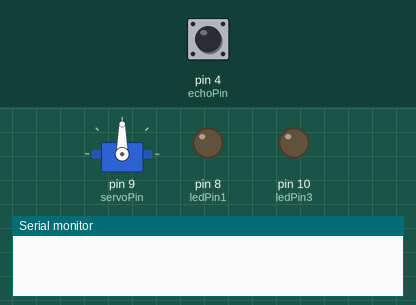
The sketch below on a simulated Arduino Uno, built with avr-gcc and run on an emulated ATmega328P. Shown: servo, output pins drawn as LEDs (lit = HIGH), the last lines printed to the serial monitor. Inputs (shaded band) come from the test bench; at power-on: pin 4 (echoPin) LOW. Pins used as bus, display or sensor lines are not drawn.

Above: at 0.1 s.
At 1.2 s:
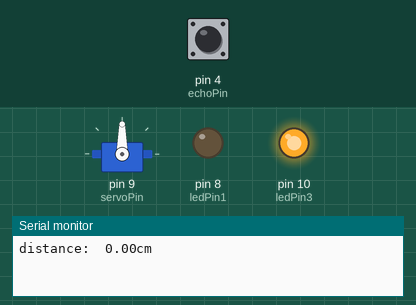
1.3 s: pin 4 (echoPin) pulsed HIGH 5 times (0.12 s each, 0.3 s apart)
At 3.6 s:
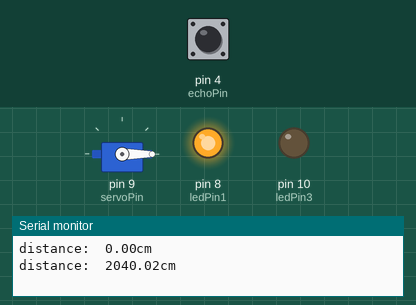
Timing chart, 0 to 5.8 s (numbered marks = the images above; inputs shaded):
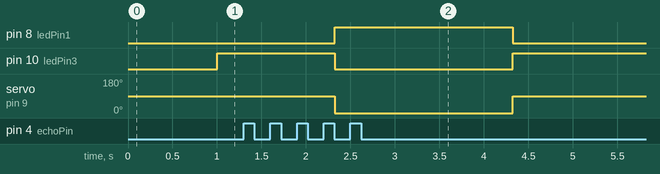

The sketch:

Ultrason_les_servo.ino
```cpp
#include <Wire.h> //on ajoute la bibliothèque
#include <Servo.h>
int servoPin = 9 ;
//cretae a servo object
Servo myservo;
int trigPin = 2;
int echoPin = 4;
int ledPin1 = 8;
int ledPin2 = 9;
int ledPin3 = 10;
void setup() {
  Serial.begin(9600);
  myservo.attach(servoPin);
pinMode (trigPin, OUTPUT ) ;
pinMode (echoPin, INPUT ) ;
pinMode(ledPin1,OUTPUT);
pinMode(ledPin2,OUTPUT);
pinMode(ledPin3,OUTPUT);
}
void loop() {
  digitalWrite(trigPin,LOW);
  delayMicroseconds (2) ;
  digitalWrite(trigPin,HIGH);
  delayMicroseconds (10) ;
  long measure = pulseIn(echoPin,HIGH);//receive
  float distance_mm = measure/2.0 *340/1000 ;// convert to distance
 float distance_cm =  distance_mm / 10;
  Serial.print("distance:  ");
  Serial.print(distance_cm,2);
   Serial.println(( "cm "));
  if (distance_cm > 20)
  {
  digitalWrite(ledPin1,HIGH);
  digitalWrite(ledPin2,LOW);
  digitalWrite(ledPin3,LOW);
  myservo.write(0);
delay(1000);
  }
  if ((distance_cm > 10)&&(distance_cm < 20))
  {
    digitalWrite(ledPin2,HIGH);
 digitalWrite(ledPin1,LOW);
  digitalWrite(ledPin3,LOW);
  myservo.write(45);
delay(1000);
  }
   if (distance_cm < 10)
  {
    digitalWrite(ledPin3,HIGH);
     digitalWrite(ledPin2,LOW);
  digitalWrite(ledPin1,LOW);
myservo.write(90);
delay(1000);
  }
}
```

Measured:
- after the input at 1.3 s, pin 8 (ledPin1): LOW → HIGH after 1.0 s, → LOW 2.0 s later; pin 10 (ledPin3): HIGH → LOW after 1.0 s, → HIGH 2.0 s later; servo on pin 9 (servoPin): 90° → 0° after 1.0 s, → 90° 2.0 s later
